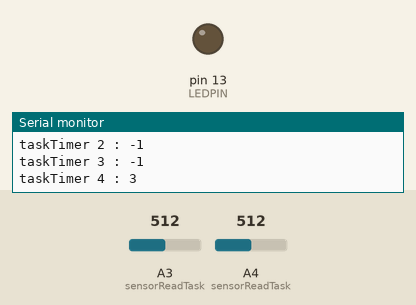
Recording of a sketch running on a simulated Arduino Uno, built with avr-gcc and run on an emulated ATmega328P. Shown: output pins drawn as LEDs (lit = HIGH), the last lines printed to the serial monitor. The inputs (shaded band) are chosen by the test bench; at power-on: A3 (sensorReadTask) = 512, A4 (sensorReadTask) = 512.

Above: at 2.1 s.
At 4.8 s:
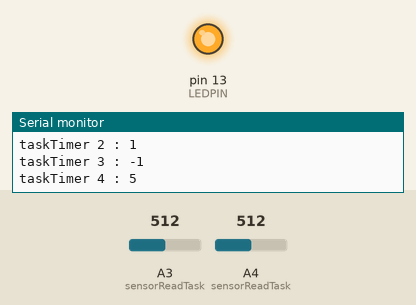
Timing chart, 0 to 7.0 s (numbered marks = the images above):
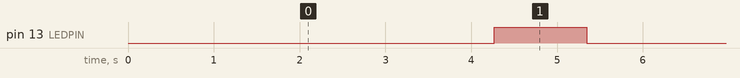

The sketch:

sketch_jun12.ino
```cpp
#include <stdio.h>


#define DEBUG


#define TICK 1
#define MAX_TASKS 5
#define SENSOR_READ_TASK 0
#define TONE_OFF_TASK 1
#define LED_OFF_TASK 2
#define BATTERY_STATUS_TASK 3
#define NORMAL_OP_TASK 4


// declare global variables
int taskTimer [MAX_TASKS] = {-1}; // by default all are off
int counter = 0;
int taskCount = 0;

const int LEDPIN = 13;


void setup() {
  // put your setup code here, to run once:
  Serial.begin (9600);
  pinMode (LEDPIN, OUTPUT);
  digitalWrite (LEDPIN, LOW); // default led OFF
  taskTimer[SENSOR_READ_TASK] = 1;  // initialize frequency of sensor readings to 1/sec
  taskTimer[NORMAL_OP_TASK] = 5;    //
  Serial.println("DOne Setup");
}

// pin A3 and A4 and A7 are used for FSR
// OneSecondTimer
void loop () {

  // decrement all taskTimer by TICK(1)
  for (int i = 0; i < MAX_TASKS; i++)
  {
    // decrement task by TICK(1) first
    if(taskTimer[i] >= 0)
        taskTimer[i] -= TICK;
    else{
        // do nothing, don't decrement
    }
  }

  // all tasks are the same priority
  // tasks can overlap

  taskCount++;
  Serial.println(taskCount);

    // Execute all tasks that are complete/timeout (0)
    if(taskTimer[SENSOR_READ_TASK] == 0)
    {
      sensorReadTask(); // call sensorReadTask
    }

    if (taskTimer[TONE_OFF_TASK] == 0)
    {
      toneOffTask();  // call task
    }

    if (taskTimer[LED_OFF_TASK] == 0)
    {
#ifdef DEBUG
      Serial.println("calling LED OFF");
#endif
      ledOffTask(); // call task
    }

    if (taskTimer[BATTERY_STATUS_TASK] == 0)
    {
      batteryStatusTask();  // call task
    }

    if (taskTimer[NORMAL_OP_TASK] == 0)
    {
#ifdef DEBUG
      Serial.println("calling NORMAL");
#endif
      normalOperationTask();  // call task
    }


for (int i = 0; i < MAX_TASKS; i++)
{
#ifdef DEBUG
      Serial.print("taskTimer ");
      Serial.print(i);
      Serial.print(" : ");
      Serial.println(taskTimer[i]);
#endif
}
  Serial.println();
  delay(1000);


}

void sensorReadTask ()
{
#ifdef DEBUG
  counter++;
  Serial.print(counter);
#endif
  Serial.print("       A3: ");
  Serial.print(analogRead(A3));
  Serial.print("       A4: ");
  Serial.println(analogRead(A4));
  Serial.println();
  //Serial.print("A7:");
  //Serial.println(analogRead (FSR3));

  // reinitialize the task timer
  taskTimer[SENSOR_READ_TASK] = 1;
}

void toneOffTask()
{
  // turn PWM off
}

void ledOffTask()
{
  // turn LED (pin 13) off
    digitalWrite (LEDPIN, LOW);
}

void batteryStatusTask()
{

}

//turns on LED for 1sec every 5 Ticks
void normalOperationTask()
{
    // turn on LED and turn off in 5 ticks
    ledEnable(1);
    taskTimer[NORMAL_OP_TASK] = 5;  //
}

void toneEnable (int duration)
{
    // activate buzzer with PWM pin
}

// turn on LED (pin D13) for a certain duration
void ledEnable (int duration)
{
    digitalWrite (LEDPIN, HIGH);
    taskTimer[LED_OFF_TASK] = duration;
}

int analogToDigitalVoltage(int analogValue)
{

}
```

Measured:
- by itself, pin 13 (LEDPIN): alternates HIGH for 1.1 s and LOW for 4.3 s
